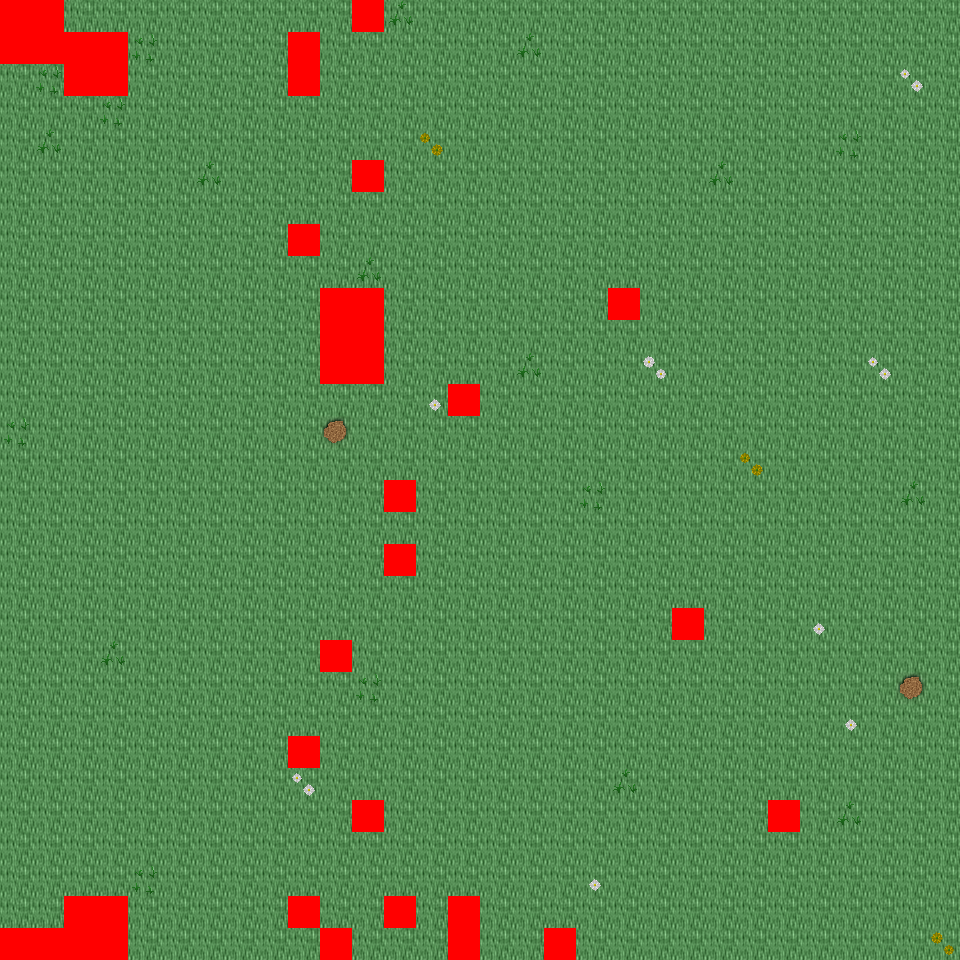

Tiled map render using the project's own tile images. Description and the map definition, with tile-layer contents summarised, below:
An orthogonal 30x30 tile map with 32x32 px tiles, 6 tile layers (Ground, Object, Object2, Above, ...), 48 tilesets and 5 objects (5x mapExit).

<map version="1.0" orientation="orthogonal" renderorder="right-down" width="30" height="30" tilewidth="32" tileheight="32" nextobjectid="6">
  <tileset firstgid="1" name="tileset_logic_collision" tilewidth="32" tileheight="32" tilecount="1" columns="1">
    <image source="../drawable/tileset_logic_collision.png" width="32" height="32" />
  </tileset>
  <tileset firstgid="2" name="tileset_ground_ground" tilewidth="32" tileheight="32" tilecount="33" columns="3">
    <image source="../drawable/tileset_ground_ground.png" width="96" height="352" />
  </tileset>
  <tileset firstgid="35" name="tileset_ground_water_water" tilewidth="32" tileheight="32" tilecount="24" columns="3">
    <image source="../drawable/tileset_ground_water_water.png" width="96" height="256" />
  </tileset>
  <tileset firstgid="59" name="tileset_plant_grasses" tilewidth="32" tileheight="32" tilecount="6" columns="3">
    <image source="../drawable/tileset_plant_grasses.png" width="96" height="64" />
  </tileset>
  <tileset firstgid="65" name="tileset_ground_grass_edges" tilewidth="32" tileheight="32" tilecount="36" columns="12">
    <image source="../drawable/tileset_ground_grass_edges.png" width="384" height="96" />
  </tileset>
  <tileset firstgid="101" name="tileset_plant_tree_tree_green" tilewidth="32" tileheight="32" tilecount="88" columns="8">
    <image source="../drawable/tileset_plant_tree_tree_green.png" width="256" height="352" />
  </tileset>
  <tileset firstgid="189" name="tileset_ground_water_pool_grassy" tilewidth="32" tileheight="32" tilecount="27" columns="9">
    <image source="../drawable/tileset_ground_water_pool_grassy.png" width="288" height="96" />
  </tileset>
  <tileset firstgid="216" name="tileset_ground_water_water_corners" tilewidth="32" tileheight="32" tilecount="12" columns="6">
    <image source="../drawable/tileset_ground_water_water_corners.png" width="192" height="64" />
  </tileset>
  <tileset firstgid="228" name="tileset_plant_flower_daisy_blue" tilewidth="32" tileheight="32" tilecount="8" columns="2">
    <image source="../drawable/tileset_plant_flower_daisy_blue.png" width="64" height="128" />
  </tileset>
  <tileset firstgid="236" name="tileset_ground_water_channels_grassy" tilewidth="32" tileheight="32" tilecount="6" columns="3">
    <image source="../drawable/tileset_ground_water_channels_grassy.png" width="96" height="64" />
  </tileset>
  <tileset firstgid="242" name="tileset_plant_flower_daisy_yellow" tilewidth="32" tileheight="32" tilecount="8" columns="2">
    <image source="../drawable/tileset_plant_flower_daisy_yellow.png" width="64" height="128" />
  </tileset>
  <tileset firstgid="250" name="tileset_plant_flower_daisy_white" tilewidth="32" tileheight="32" tilecount="8" columns="2">
    <image source="../drawable/tileset_plant_flower_daisy_white.png" width="64" height="128" />
  </tileset>
  <tileset firstgid="258" name="tileset_building_wall_wall_brown" tilewidth="32" tileheight="32" tilecount="12" columns="3">
    <image source="../drawable/tileset_building_wall_wall_brown.png" width="96" height="128" />
  </tileset>
  <tileset firstgid="270" name="tileset_plant_bush_bushes" tilewidth="32" tileheight="32" tilecount="10" columns="5">
    <image source="../drawable/tileset_plant_bush_bushes.png" width="160" height="64" />
  </tileset>
  <tileset firstgid="280" name="tileset_plant_vine" tilewidth="32" tileheight="32" tilecount="3" columns="1">
    <image source="../drawable/tileset_plant_vine.png" width="32" height="96" />
  </tileset>
  <tileset firstgid="283" name="tileset_building_decoration_rocks_2" tilewidth="32" tileheight="32" tilecount="2" columns="1">
    <image source="../drawable/tileset_building_decoration_rocks_2.png" width="32" height="64" />
  </tileset>
  <tileset firstgid="285" name="tileset_plant_stump_stump_green" tilewidth="32" tileheight="32" tilecount="4" columns="2">
    <image source="../drawable/tileset_plant_stump_stump_green.png" width="64" height="64" />
  </tileset>
  <tileset firstgid="289" name="tileset_building_decoration_green_block" tilewidth="32" tileheight="32" tilecount="4" columns="2">
    <image source="../drawable/tileset_building_decoration_green_block.png" width="64" height="64" />
  </tileset>
  <tileset firstgid="293" name="tileset_plant_tree_tree_golden_small" tilewidth="32" tileheight="32" tilecount="6" columns="2">
    <image source="../drawable/tileset_plant_tree_tree_golden_small.png" width="64" height="96" />
  </tileset>
  <tileset firstgid="299" name="tileset_plant_flower_daisy_red" tilewidth="32" tileheight="32" tilecount="8" columns="2">
    <image source="../drawable/tileset_plant_flower_daisy_red.png" width="64" height="128" />
  </tileset>
  <tileset firstgid="307" name="tileset_plant_stump_stump_purple" tilewidth="32" tileheight="32" tilecount="4" columns="2">
    <image source="../drawable/tileset_plant_stump_stump_purple.png" width="64" height="64" />
  </tileset>
  <tileset firstgid="311" name="tileset_item_pot_dark_barrel" tilewidth="32" tileheight="32" tilecount="2" columns="1">
    <image source="../drawable/tileset_item_pot_dark_barrel.png" width="32" height="64" />
  </tileset>
  <tileset firstgid="313" name="tileset_ground_ladder_vertical_dark" tilewidth="32" tileheight="32" tilecount="3" columns="3">
    <image source="../drawable/tileset_ground_ladder_vertical_dark.png" width="96" height="32" />
  </tileset>
  <tileset firstgid="316" name="tileset_item_statue_green_stone" tilewidth="32" tileheight="32" tilecount="12" columns="4">
    <image source="../drawable/tileset_item_statue_green_stone.png" width="128" height="96" />
  </tileset>
  <tileset firstgid="328" name="tileset_item_statue_grey_stone" tilewidth="32" tileheight="32" tilecount="4" columns="2">
    <image source="../drawable/tileset_item_statue_grey_stone.png" width="64" height="64" />
  </tileset>
  <tileset firstgid="332" name="tileset_ground_rock_pebbles" tilewidth="32" tileheight="32" tilecount="3" columns="1">
    <image source="../drawable/tileset_ground_rock_pebbles.png" width="32" height="96" />
  </tileset>
  <tileset firstgid="335" name="tileset_item_corpse_huge_animal" tilewidth="32" tileheight="32" tilecount="16" columns="2">
    <image source="../drawable/tileset_item_corpse_huge_animal.png" width="64" height="256" />
  </tileset>
  <tileset firstgid="351" name="tileset_building_fence_fence_chunky" tilewidth="32" tileheight="32" tilecount="21" columns="3">
    <image source="../drawable/tileset_building_fence_fence_chunky.png" width="96" height="224" />
  </tileset>
  <tileset firstgid="372" name="tileset_building_roof_red" tilewidth="32" tileheight="32" tilecount="20" columns="5">
    <image source="../drawable/tileset_building_roof_red.png" width="160" height="128" />
  </tileset>
  <tileset firstgid="392" name="tileset_building_decoration_banner" tilewidth="32" tileheight="32" tilecount="12" columns="1">
    <image source="../drawable/tileset_building_decoration_banner.png" width="32" height="384" />
  </tileset>
  <tileset firstgid="404" name="tileset_building_door_closed" tilewidth="32" tileheight="32" tilecount="1" columns="1">
    <image source="../drawable/tileset_building_door_closed.png" width="32" height="32" />
  </tileset>
  <tileset firstgid="405" name="tileset_building_window_window_right" tilewidth="32" tileheight="32" tilecount="2" columns="2">
    <image source="../drawable/tileset_building_window_window_right.png" width="64" height="32" />
  </tileset>
  <tileset firstgid="407" name="tileset_building_decoration_floor_sparkle" tilewidth="32" tileheight="32" tilecount="18" columns="3">
    <image source="../drawable/tileset_building_decoration_floor_sparkle.png" width="96" height="192" />
  </tileset>
  <tileset firstgid="425" name="tileset_object_well" tilewidth="32" tileheight="32" tilecount="4" columns="2">
    <image source="../drawable/tileset_object_well.png" width="64" height="64" />
  </tileset>
  <tileset firstgid="429" name="tileset_building_decoration_magician_banner" tilewidth="32" tileheight="32" tilecount="3" columns="3">
    <image source="../drawable/tileset_building_decoration_magician_banner.png" width="96" height="32" />
  </tileset>
  <tileset firstgid="432" name="tileset_building_decoration_chimney" tilewidth="32" tileheight="32" tilecount="2" columns="1">
    <image source="../drawable/tileset_building_decoration_chimney.png" width="32" height="64" />
  </tileset>
  <tileset firstgid="434" name="tileset_logic_item_sheepfood" tilewidth="32" tileheight="32" tilecount="1" columns="1">
    <image source="../drawable/tileset_logic_item_sheepfood.png" width="32" height="32" />
  </tileset>
  <tileset firstgid="435" name="tileset_logic_creature_rodent" tilewidth="32" tileheight="32" tilecount="8" columns="8">
    <image source="../drawable/tileset_logic_creature_rodent.png" width="256" height="32" />
  </tileset>
  <tileset firstgid="443" name="tileset_logic_creature_animal" tilewidth="32" tileheight="32" tilecount="32" columns="8">
    <image source="../drawable/tileset_logic_creature_animal.png" width="256" height="128" />
  </tileset>
  <tileset firstgid="475" name="tileset_logic_item_resources" tilewidth="32" tileheight="32" tilecount="6" columns="6">
    <image source="../drawable/tileset_logic_item_resources.png" width="192" height="32" />
  </tileset>
  <tileset firstgid="481" name="tileset_logic_protection" tilewidth="32" tileheight="32" tilecount="2" columns="2">
    <image source="../drawable/tileset_logic_protection.png" width="64" height="32" />
  </tileset>
  <tileset firstgid="483" name="tileset_ground_green_paving" tilewidth="32" tileheight="32" tilecount="18" columns="3">
    <image source="../drawable/tileset_ground_green_paving.png" width="96" height="192" />
  </tileset>
  <tileset firstgid="501" name="tileset_building_fence_palisade" tilewidth="32" tileheight="32" tilecount="84" columns="6">
    <image source="../drawable/tileset_building_fence_palisade.png" width="192" height="448" />
  </tileset>
  <tileset firstgid="585" name="tileset_light_light_5x5" tilewidth="32" tileheight="32" tilecount="25" columns="5">
    <image source="../drawable/tileset_light_light_5x5.png" width="160" height="160" />
  </tileset>
  <tileset firstgid="610" name="tileset_light_door_light" tilewidth="32" tileheight="32" tilecount="12" columns="3">
    <image source="../drawable/tileset_light_door_light.png" width="96" height="128" />
  </tileset>
  <tileset firstgid="622" name="tileset_building_decoration_orbpedestal" tilewidth="32" tileheight="32" tilecount="2" columns="1">
    <image source="../drawable/tileset_building_decoration_orbpedestal.png" width="32" height="64" />
  </tileset>
  <tileset firstgid="624" name="tileset_item_pot_wooden_crates" tilewidth="32" tileheight="32" tilecount="6" columns="3">
    <image source="../drawable/tileset_item_pot_wooden_crates.png" width="96" height="64" />
  </tileset>
  <tileset firstgid="630" name="tileset_logic_creature_fowl" tilewidth="32" tileheight="32" tilecount="6" columns="6">
    <image source="../drawable/tileset_logic_creature_fowl.png" width="192" height="32" />
  </tileset>
  <layer name="Ground" width="30" height="30">
    <data>[900 cells, 900 non-empty, 1 distinct tile ids]</data>
  </layer>
  <layer name="Object" width="30" height="30">
    <data>[900 cells, 4 non-empty, 3 distinct tile ids]</data>
  </layer>
  <layer name="Object2" width="30" height="30">
    <data>[900 cells, 68 non-empty, 18 distinct tile ids]</data>
  </layer>
  <layer name="Above" width="30" height="30">
    <data>[900 cells, 0 non-empty, 0 distinct tile ids]</data>
  </layer>
  <layer name="Above2" width="30" height="30">
    <data>[900 cells, 0 non-empty, 0 distinct tile ids]</data>
  </layer>
  <layer name="Walkable" width="30" height="30">
    <data>[900 cells, 40 non-empty, 1 distinct tile ids]</data>
  </layer>
  <objectgroup name="MapEvents">
    <object id="1" name="south" type="mapExit" x="128" y="928" width="192" height="32">
      <properties>
        <property name="map" value="level_0_x140_y22" />
        <property name="x" value="4" />
        <property name="y" value="1" />
      </properties>
    </object>
    <object id="2" name="south2" type="mapExit" x="352" y="928" width="96" height="32">
      <properties>
        <property name="map" value="level_0_x140_y22" />
        <property name="x" value="11" />
        <property name="y" value="1" />
      </properties>
    </object>
    <object id="3" name="south3" type="mapExit" x="480" y="928" width="64" height="32">
      <properties>
        <property name="map" value="level_0_x140_y22" />
        <property name="x" value="15" />
        <property name="y" value="1" />
      </properties>
    </object>
    <object id="4" name="south4" type="mapExit" x="576" y="928" width="384" height="32">
      <properties>
        <property name="map" value="level_0_x140_y22" />
        <property name="x" value="18" />
        <property name="y" value="1" />
      </properties>
    </object>
    <object id="5" name="west" type="mapExit" x="0" y="64" width="32" height="864">
      <properties>
        <property name="map" value="level_0_x139_y21" />
        <property name="x" value="28" />
        <property name="y" value="2" />
      </properties>
    </object>
  </objectgroup>
</map>
